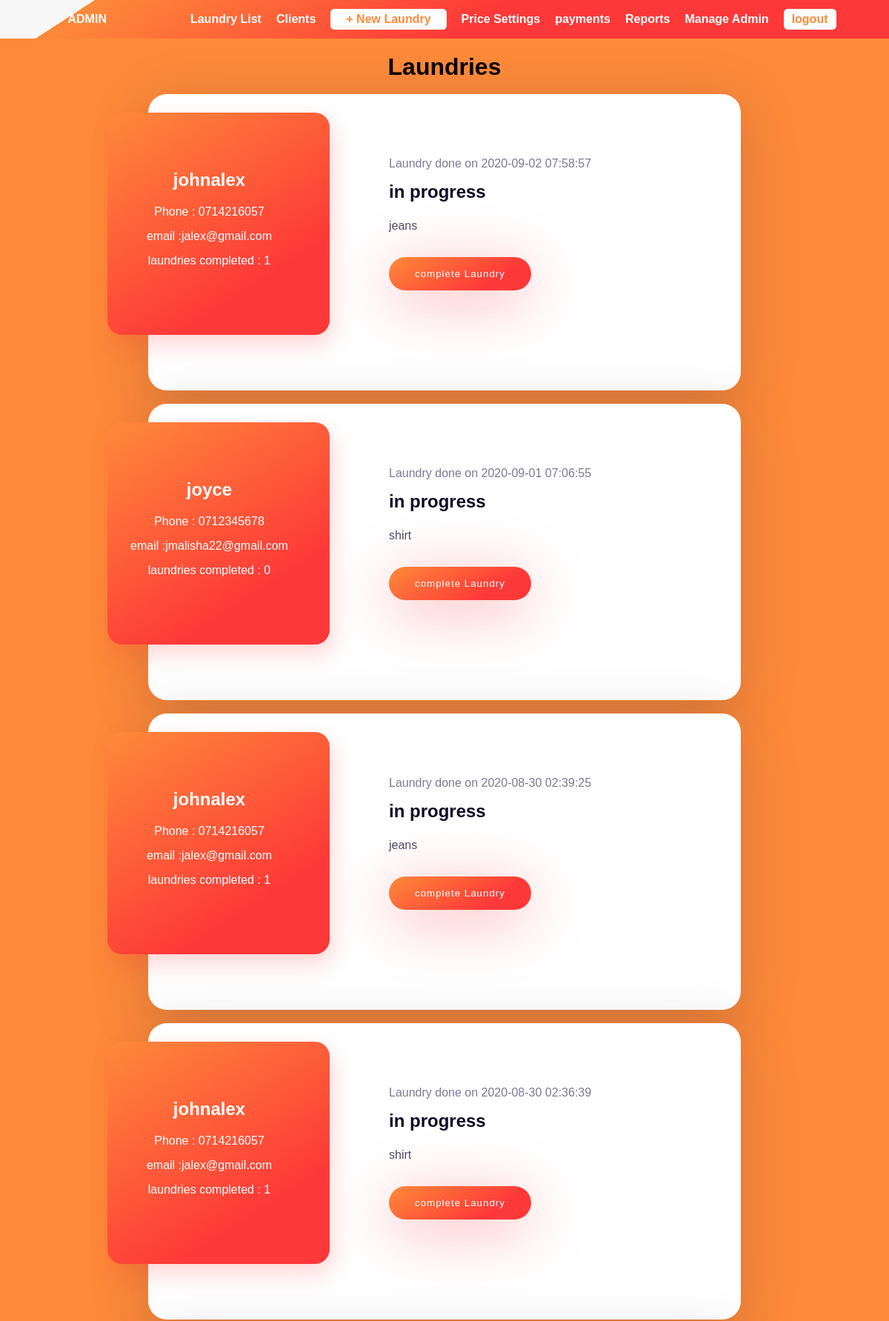
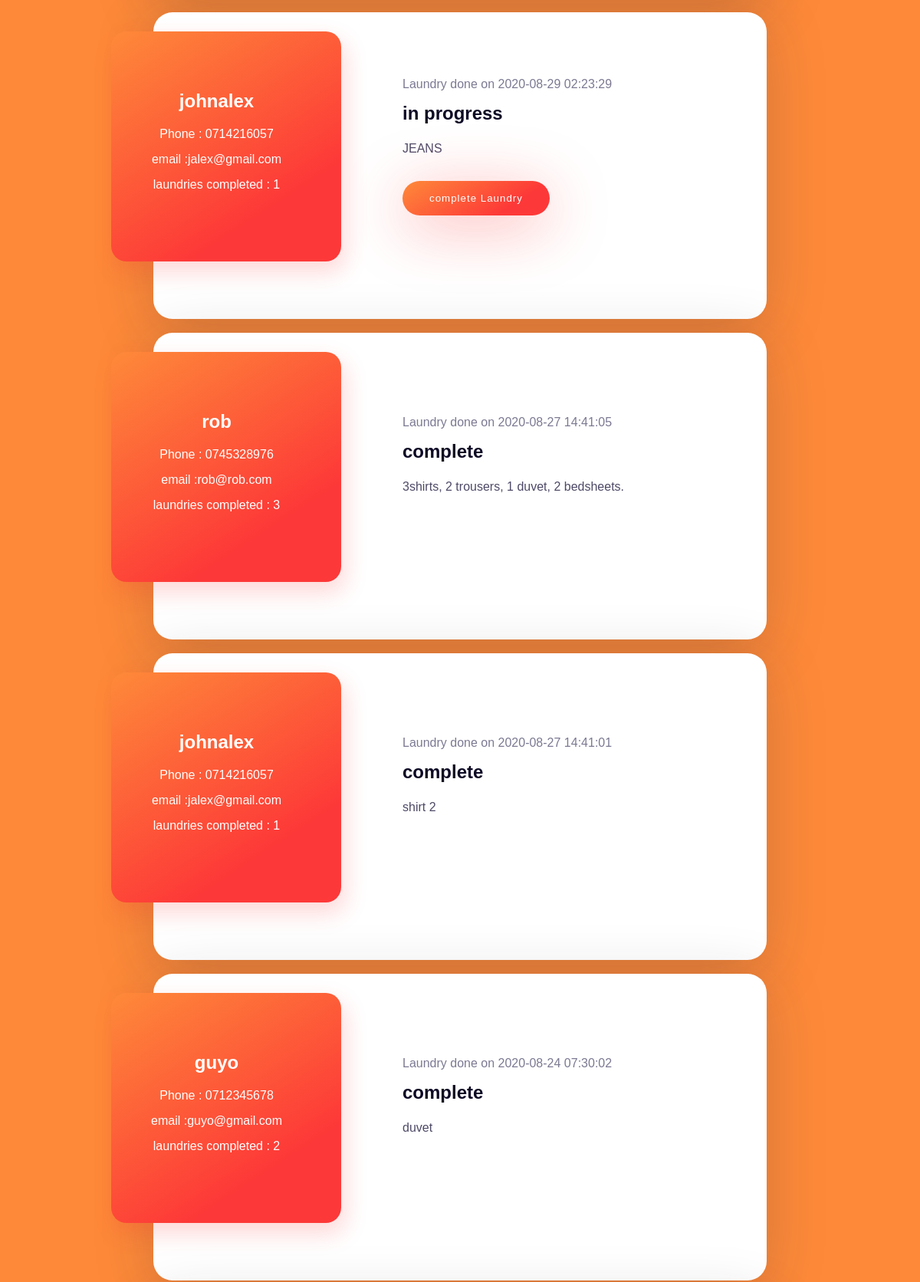
/admin/laundries.php (signed in, upper part), run on the app's committed database (2 pictures, top to bottom).
### tables this page shows
CREATE TABLE `laundry` (
  `laundryID` int(11) NOT NULL,
  `laundrystatus` varchar(20) NOT NULL,
  `clientID` varchar(20) NOT NULL,
  `adminID` varchar(20) NOT NULL,
  `description` varchar(300) NOT NULL,
  `date` timestamp NOT NULL DEFAULT current_timestamp() ON UPDATE current_timestamp(),
  `quantity` int(11) NOT NULL
);

CREATE TABLE `client` (
  `clientID` int(11) NOT NULL,
  `username` varchar(20) NOT NULL,
  `email` varchar(20) NOT NULL,
  `phone` int(10) NOT NULL,
  `password` varchar(255) NOT NULL,
  `laundrycompleted` int(20) NOT NULL,
  `user_level` int(11) NOT NULL DEFAULT 0
);

### admin/laundries.php (the view, shortened to what this page needs)
<?php require('./header.php');
require('../connection.php');
$sql = "SELECT laundry.clientID, laundry.laundryID, client.username, client.phone, client.email, client.laundrycompleted, laundry.date, laundry.laundrystatus, laundry.description FROM `laundry` INNER JOIN client ON laundry.clientID = client.clientID ORDER BY laundry.date DESC";
$result = mysqli_query($conn, $sql);
?>
<div class="container">
    <h1 style="text-align:center">Laundries</h1>
    <br />
    <?php
    if (mysqli_num_rows($result) > 0) {
        while ($row = mysqli_fetch_assoc($result)) {
            $clientID =  $row['clientID'];
            $laundryID =  $row['laundryID'];
            $clientName =  $row['username'];
            $clientPhone =  $row['phone'];
            $clientEmail =  $row['email'];
            $laundryCompleted =  $row['laundrycompleted'];
            $laundryDate =  $row['date'];
            $laundryStatus = $row['laundrystatus'];
            $desc =  $row['description'];
    ?>
            <div class="wrapper">
                <div class="wrapper-item">
                    <div class="item-img">
                        <div class="content">
                            <h2 class="content-title" style="color: white"><?php echo $clientName ?></h2>
                            <p class="content-date" style="color: white">Phone : 0<?php echo $clientPhone ?></p>
                            <p class="content-date" style="color: white">email :<?php echo $clientEmail ?></p>
                            <p class="content-date" style="color: white">laundries completed : <?php echo $laundryCompleted ?></p>
                        </div>
                    </div>
                    <div class="content-wrapper">
                        <span class="content-date">Laundry done on <?php echo $laundryDate ?></span>
                        <div class="content-title"><?php echo $laundryStatus ?></div>
                        <div class="content-text"><?php echo $desc ?></div>
                        <?php
                        if (!($laundryStatus == 'complete')) { ?>
                            <form method="post" action="includes/updateLaundry.inc.php?clientID=<?php echo $clientID ?>&laundryID=<?php echo $laundryID ?>">
                                <button style="border: none; cursor: pointer" type="submit" name="status_submit" class="content-button">
                                    complete Laundry
                                </button>
                            </form>
                        <?php } ?>
                    </div>
                </div>
            </div>
            <br />
        <?php
        }
    } ?>
</div>
<?php include_once('./footer.php') ?>

### styles/app.css (style rules this page uses)
* { margin: 0px; padding: 0px; box-sizing: border-box; }
body { background-color: #ffffff; color: #000000; font-family: 'Gill Sans', 'Gill Sans MT', Calibri, 'Trebuchet MS', sans-serif; }

### styles/landing.css (style rules this page uses)
* { box-sizing: border-box; }
.container { display: flex; flex-direction: column; align-items: center; }

### styles/client/login.css (style rules this page uses)
* { box-sizing: border-box; margin: 0; padding: 0; }
body { background-color: #fe8a39; }

### styles/admin/navbar.css (style rules this page uses)
.container { display: flex; flex-direction: column; align-items: center; }

### styles/admin/laundries.css (style rules this page uses)
.wrapper { width: 95%; position: relative; max-width: 800px; margin: auto; background: #fff; box-shadow: 0px 14px 80px rgba(34, 35, 58, 0.2); padding: 25px; border-radius: 25px; height: 400px; transition: all 0.3s; }
.wrapper-item { display: flex; align-items: center; }
.item-img { width: 300px; display: flex; justify-content: center; align-items: center; flex-wrap: wrap; text-align: center; color: white; flex-shrink: 0; height: 300px; background-image: linear-gradient(147deg, #fe8a39 0%, #fd3838 74%); box-shadow: 4px 13px 30px 1px rgba(252, 56, 56, 0.2); border-radius: 20px; transform: translateX(-80px); overflow: hidden; }
.item-img:after { content: ""; position: absolute; top: 0; left: 0; width: 100%; height: 100%; border-radius: 20px; opacity: 0.8; }
.item-img { padding-right: 25px; }
.content-date { color: #7b7992; margin-bottom: 15px; display: block; font-weight: 500; }
.content-title { font-size: 24px; font-weight: 700; color: #0d0925; margin-bottom: 20px; }
.content-text { color: #4e4a67; margin-bottom: 30px; line-height: 1.5em; }
.content-button { display: inline-flex; background-image: linear-gradient(147deg, #fe8a39 0%, #fd3838 74%); padding: 15px 35px; border-radius: 50px; color: #fff; box-shadow: 0px 14px 80px rgba(252, 56, 56, 0.4); text-decoration: none; font-weight: 500; justify-content: center; text-align: center; letter-spacing: 1px; }

### data on the page
laundry: clientID.username "johnalex", clientID.phone "714216057", clientID.email "jalex@gmail.com", clientID.laundrycompleted "1", date "2020-09-02 07:58:57", laundrystatus "in progress", description "jeans"
laundry: clientID.username "joyce", clientID.phone "712345678", clientID.email "jmalisha22@gmail.com", clientID.laundrycompleted "0", date "2020-09-01 07:06:55", laundrystatus "in progress", description "shirt"
laundry: clientID.username "johnalex", clientID.phone "714216057", clientID.email "jalex@gmail.com", clientID.laundrycompleted "1", date "2020-08-30 02:39:25", laundrystatus "in progress", description "jeans"
laundry: clientID.username "johnalex", clientID.phone "714216057", clientID.email "jalex@gmail.com", clientID.laundrycompleted "1", date "2020-08-30 02:36:39", laundrystatus "in progress", description "shirt"
laundry: clientID.username "johnalex", clientID.phone "714216057", clientID.email "jalex@gmail.com", clientID.laundrycompleted "1", date "2020-08-29 02:23:29", laundrystatus "in progress", description "JEANS"
laundry: clientID.username "rob", clientID.phone "745328976", clientID.email "rob@rob.com", clientID.laundrycompleted "3", date "2020-08-27 14:41:05", laundrystatus "complete", description "3shirts, 2 trousers, 1 duvet, 2 bedsheets."
laundry: clientID.username "johnalex", clientID.phone "714216057", clientID.email "jalex@gmail.com", clientID.laundrycompleted "1", date "2020-08-27 14:41:01", laundrystatus "complete", description "shirt 2"
laundry: clientID.username "guyo", clientID.phone "712345678", clientID.email "guyo@gmail.com", clientID.laundrycompleted "2", date "2020-08-24 07:30:02", laundrystatus "complete", description "duvet"
